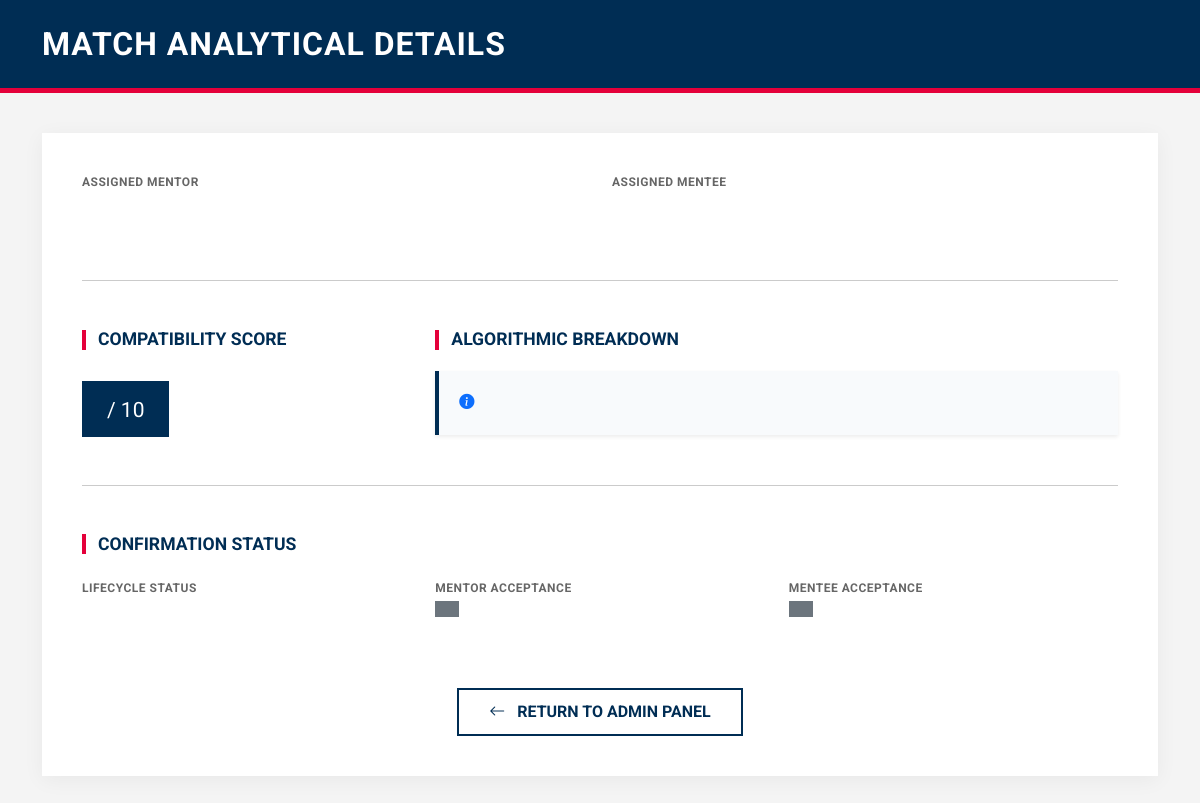
The page /match_details/89 on the database as committed earlier.
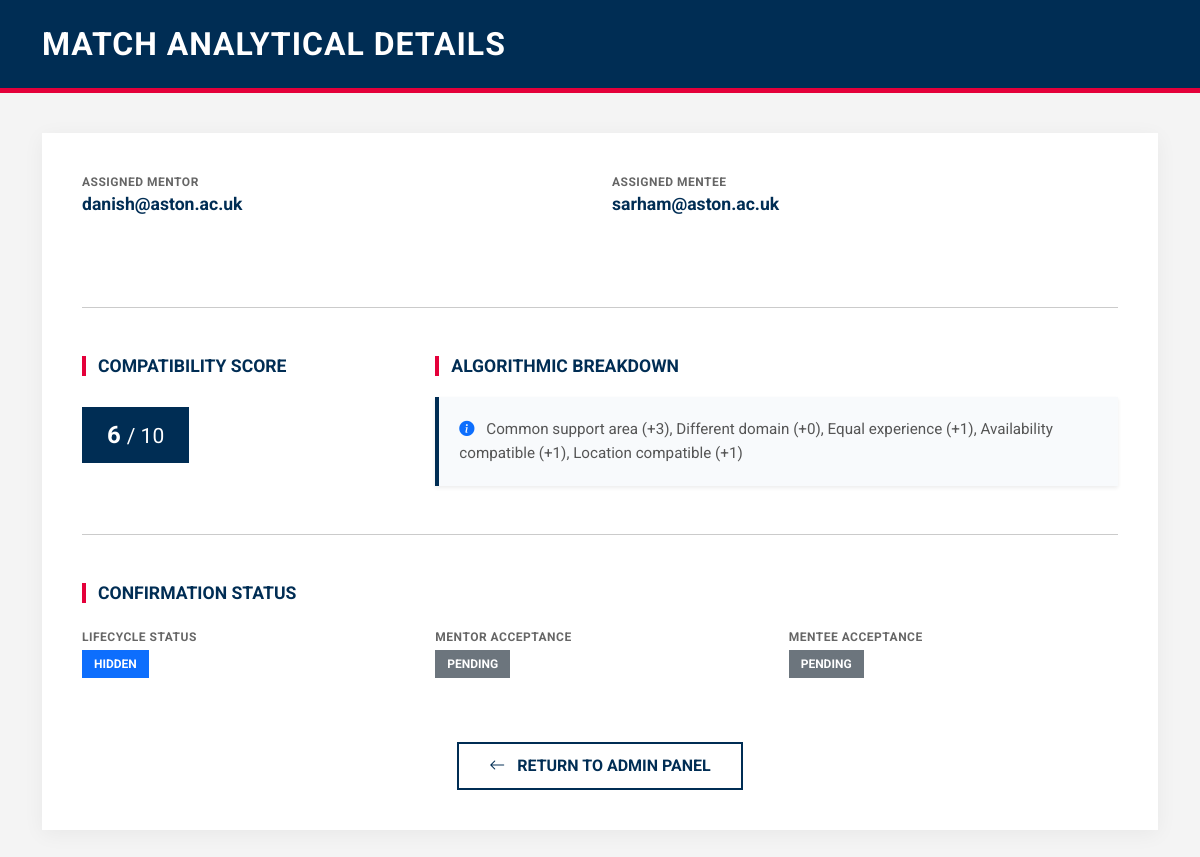
The same page on the database as committed later.
### tables this page shows
CREATE TABLE users (
    id INTEGER PRIMARY KEY AUTOINCREMENT,
    email TEXT UNIQUE,
    password TEXT,
    role TEXT,
    level TEXT,
    status TEXT
, experience TEXT, domain TEXT, availability TEXT, location TEXT);

CREATE TABLE matches (
    id INTEGER PRIMARY KEY AUTOINCREMENT,
    mentor_id INTEGER,
    mentee_id INTEGER,
    score INTEGER,
    reason TEXT,
    status TEXT DEFAULT 'pending',
    mentor_response TEXT DEFAULT 'pending',
    mentee_response TEXT DEFAULT 'pending',
    FOREIGN KEY (mentor_id) REFERENCES users(id),
    FOREIGN KEY (mentee_id) REFERENCES users(id)
);

### app.py (the view)
@app.route("/match_details/<int:match_id>")
def match_details(match_id):
    conn = get_db()
    match = conn.execute("""
        SELECT m.*,
               u1.email AS mentor_email,
               u2.email AS mentee_email
        FROM matches m
        JOIN users u1 ON m.mentor_id = u1.id
        JOIN users u2 ON m.mentee_id = u2.id
        WHERE m.id=?
    """, (match_id,)).fetchone()
    conn.close()
    return render_template("match_details.html", match=match)

### app.py (called while the page is built)
def get_db():
    conn = sqlite3.connect("database.db", timeout=30)
    conn.row_factory = sqlite3.Row
    return conn

### templates/match_details.html (shortened to what this page needs)
<!DOCTYPE html>
<html lang="en">
<head>
    <link href="https://cdn.jsdelivr.net/npm/bootstrap@5.3.2/dist/css/bootstrap.min.css" rel="stylesheet">
    <link rel="stylesheet" href="https://cdn.jsdelivr.net/npm/bootstrap-icons@1.11.3/font/bootstrap-icons.min.css">
</head>
<body>
<header class="admin-header">
    <div class="container">
        <h2>Match Analytical Details</h2>
    </div>
</header>
<div class="container">
    <div class="details-card">
        <div class="row mb-5">
            <div class="col-md-6 info-group">
                <span class="info-label">Assigned Mentor</span>
                <p class="info-value">{{ match.mentor_email }}</p>
            </div>
            <div class="col-md-6 info-group">
                <span class="info-label">Assigned Mentee</span>
                <p class="info-value">{{ match.mentee_email }}</p>
            </div>
        </div>
        <hr class="mb-5">
        <div class="row mb-5">
            <div class="col-md-4">
                <h4 class="section-title">Compatibility Score</h4>
                <div class="score-display">
                    {{ match.score }} <small class="fw-normal">/ 10</small>
                </div>
            </div>
            <div class="col-md-8">
                <h4 class="section-title">Algorithmic Breakdown</h4>
                <div class="reason-box shadow-sm">
                    <i class="bi bi-info-circle-fill me-2 text-primary"></i>
                    {{ match.reason }}
                </div>
            </div>
        </div>
        <hr class="mb-5">
        <h4 class="section-title">Confirmation Status</h4>
        <div class="row mt-4">
            <div class="col-md-4 mb-3">
                <span class="info-label">Lifecycle Status</span>
                <span class="badge status-badge bg-primary mt-1">{{ match.status }}</span>
            </div>
            <div class="col-md-4 mb-3">
                <span class="info-label">Mentor Acceptance</span>
                <span class="badge status-badge {% if match.mentor_response|lower == 'accepted' %}bg-success{% else %}bg-secondary{% endif %} mt-1">
                    {{ match.mentor_response }}
                </span>
            </div>
            <div class="col-md-4 mb-3">
                <span class="info-label">Mentee Acceptance</span>
                <span class="badge status-badge {% if match.mentee_response|lower == 'accepted' %}bg-success{% else %}bg-secondary{% endif %} mt-1">
                    {{ match.mentee_response }}
                </span>
            </div>
        </div>
        <div class="text-center mt-5">
            <a href="/admin" class="btn btn-aston-outline">
                <i class="bi bi-arrow-left me-2"></i> Return to Admin Panel
            </a>
        </div>
    </div>
</div>
</body>
</html>

### templates/match_details.html (style rules this page uses)
:root { --aston-navy: #002d54; --aston-red: #e4003a; --aston-grey: #f4f4f4; --aston-dark-grey: #333333; }
body { background-color: var(--aston-grey); font-family: 'Roboto', Arial, sans-serif; color: var(--aston-dark-grey); }
.admin-header { background-color: var(--aston-navy); color: white; padding: 25px 0; border-bottom: 5px solid var(--aston-red); margin-bottom: 40px; }
.admin-header h2 { font-weight: 700; text-transform: uppercase; letter-spacing: 1px; margin: 0; }
.details-card { background: white; border: none; border-radius: 0; box-shadow: 0 4px 20px rgba(0,0,0,0.05); padding: 40px; margin-bottom: 50px; }
.section-title { color: var(--aston-navy); font-weight: 700; text-transform: uppercase; font-size: 1.1rem; margin-bottom: 20px; display: flex; align-items: center; }
.section-title::before { content: ""; display: inline-block; width: 4px; height: 20px; background: var(--aston-red); margin-right: 12px; }
.info-group { margin-bottom: 25px; }
.info-label { font-size: 0.75rem; font-weight: 700; color: #666; text-transform: uppercase; letter-spacing: 0.5px; display: block; }
.info-value { font-size: 1.1rem; color: var(--aston-navy); font-weight: 700; }
.score-display { background-color: var(--aston-navy); color: white; display: inline-block; padding: 10px 25px; font-size: 1.5rem; font-weight: 700; margin-top: 10px; }
.reason-box { background-color: #f8fafc; border-left: 4px solid var(--aston-navy); padding: 20px; font-size: 0.95rem; color: #555; line-height: 1.6; }
.status-badge { border-radius: 0; font-weight: 700; text-transform: uppercase; padding: 8px 12px; }
.btn-aston-outline { border: 2px solid var(--aston-navy); color: var(--aston-navy); border-radius: 0; font-weight: 700; text-transform: uppercase; padding: 10px 30px; transition: 0.3s; }

Rows that differ between the two databases and show on the page:
now on this page (row unchanged): users: mentor_email "danish@aston.ac.uk"
added users: mentee_email "sarham@aston.ac.uk"
added matches: score "6", reason "Common support area (+3), Different domain (+0), Equal experience (+1), Availability compatible (+1), Location compatible (+1)", status "HIDDEN", mentor_response "PENDING", mentee_response "PENDING"
